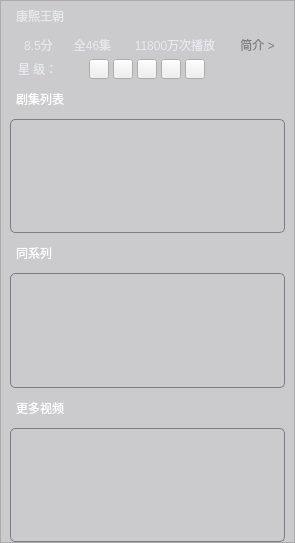
<?xml version="1.0" encoding="UTF-8"?>
<ui version="4.0">
 <class>DramaListForm</class>
 <widget class="QWidget" name="DramaListForm">
  <property name="geometry">
   <rect>
    <x>0</x>
    <y>0</y>
    <width>295</width>
    <height>543</height>
   </rect>
  </property>
  <property name="windowTitle">
   <string>Form</string>
  </property>
  <property name="styleSheet">
   <string notr="true"/>
  </property>
  <layout class="QVBoxLayout" name="verticalLayout_6">
   <property name="spacing">
    <number>0</number>
   </property>
   <property name="leftMargin">
    <number>0</number>
   </property>
   <property name="topMargin">
    <number>0</number>
   </property>
   <property name="rightMargin">
    <number>0</number>
   </property>
   <property name="bottomMargin">
    <number>0</number>
   </property>
   <item>
    <widget class="QFrame" name="frame_dramabg">
     <property name="styleSheet">
      <string notr="true">#frame_dramabg
{
background-color: rgba(60, 56, 66,0.2);
}

QListWidget
{
border-radius: 5px;
border: 1px solid #7d7e84;
background-color: transparent;
}

QListWidget::item
{
color: transparent;
background-color: rgba(60, 56, 66,0.3);
}

QListWidget::item:selected
{
background-color: rgba(60, 56, 66,0.4);
}

QListWidget::item:hover
{
background-color: rgba(60, 56, 66,0.4);
}

</string>
     </property>
     <property name="frameShape">
      <enum>QFrame::StyledPanel</enum>
     </property>
     <property name="frameShadow">
      <enum>QFrame::Raised</enum>
     </property>
     <layout class="QVBoxLayout" name="verticalLayout_7">
      <property name="spacing">
       <number>0</number>
      </property>
      <property name="leftMargin">
       <number>9</number>
      </property>
      <property name="topMargin">
       <number>0</number>
      </property>
      <property name="rightMargin">
       <number>9</number>
      </property>
      <property name="bottomMargin">
       <number>0</number>
      </property>
      <item>
       <layout class="QVBoxLayout" name="verticalLayout_4">
        <property name="spacing">
         <number>10</number>
        </property>
        <item>
         <layout class="QVBoxLayout" name="verticalLayout_5">
          <property name="spacing">
           <number>4</number>
          </property>
          <item>
           <widget class="QLabel" name="label_dramaname">
            <property name="minimumSize">
             <size>
              <width>0</width>
              <height>30</height>
             </size>
            </property>
            <property name="styleSheet">
             <string notr="true">QLabel
{
color:#e6e9f0;
font: 12pt &quot;微软雅黑&quot;;
margin-left:3px;
}

QLabel:hover
{
color:#e6e9f0;
}</string>
            </property>
            <property name="text">
             <string>康熙王朝</string>
            </property>
           </widget>
          </item>
          <item>
           <layout class="QHBoxLayout" name="horizontalLayout_4">
            <property name="spacing">
             <number>5</number>
            </property>
            <item>
             <widget class="QLabel" name="label_grade">
              <property name="minimumSize">
               <size>
                <width>0</width>
                <height>20</height>
               </size>
              </property>
              <property name="maximumSize">
               <size>
                <width>45</width>
                <height>16777215</height>
               </size>
              </property>
              <property name="styleSheet">
               <string notr="true">QLabel
{
color:#e6e9f0;
margin-left:5px;
}

QLabel:hover
{
color:#e6e9f0;
}</string>
              </property>
              <property name="text">
               <string>8.5分 </string>
              </property>
              <property name="alignment">
               <set>Qt::AlignCenter</set>
              </property>
             </widget>
            </item>
            <item>
             <widget class="QLabel" name="label_dramacount">
              <property name="minimumSize">
               <size>
                <width>0</width>
                <height>20</height>
               </size>
              </property>
              <property name="maximumSize">
               <size>
                <width>45</width>
                <height>16777215</height>
               </size>
              </property>
              <property name="styleSheet">
               <string notr="true">QLabel
{
color:#e6e9f0;
}

QLabel:hover
{
color:#e6e9f0;
}</string>
              </property>
              <property name="text">
               <string>全46集</string>
              </property>
              <property name="alignment">
               <set>Qt::AlignCenter</set>
              </property>
             </widget>
            </item>
            <item>
             <widget class="QLabel" name="label_playcount">
              <property name="minimumSize">
               <size>
                <width>0</width>
                <height>20</height>
               </size>
              </property>
              <property name="maximumSize">
               <size>
                <width>100</width>
                <height>16777215</height>
               </size>
              </property>
              <property name="styleSheet">
               <string notr="true">QLabel
{
color:#e6e9f0;
}

QLabel:hover
{
color:#e6e9f0;
}</string>
              </property>
              <property name="text">
               <string>11800万次播放</string>
              </property>
              <property name="alignment">
               <set>Qt::AlignCenter</set>
              </property>
             </widget>
            </item>
            <item>
             <widget class="QPushButton" name="pushButton_introduce">
              <property name="minimumSize">
               <size>
                <width>0</width>
                <height>20</height>
               </size>
              </property>
              <property name="maximumSize">
               <size>
                <width>45</width>
                <height>16777215</height>
               </size>
              </property>
              <property name="styleSheet">
               <string notr="true">QPushButton
{
border: none;
color: #7d7e84;
}
QPushButton:hover
{
color:#e6e9f0;;
}
</string>
              </property>
              <property name="text">
               <string>简介 &gt;</string>
              </property>
             </widget>
            </item>
           </layout>
          </item>
          <item>
           <layout class="QHBoxLayout" name="horizontalLayout_5">
            <item>
             <widget class="QLabel" name="label_start">
              <property name="minimumSize">
               <size>
                <width>0</width>
                <height>20</height>
               </size>
              </property>
              <property name="styleSheet">
               <string notr="true">QLabel
{
color:#e6e9f0;
margin-left:5px;
}

QLabel:hover
{
color:#e6e9f0;
}</string>
              </property>
              <property name="text">
               <string>星 级：</string>
              </property>
             </widget>
            </item>
            <item>
             <widget class="QPushButton" name="pushButton_start1">
              <property name="minimumSize">
               <size>
                <width>20</width>
                <height>0</height>
               </size>
              </property>
              <property name="maximumSize">
               <size>
                <width>20</width>
                <height>20</height>
               </size>
              </property>
              <property name="styleSheet">
               <string notr="true">QPushButton
{
border-image: url(:/images/icon/intro_start.png);
}
QPushButton:hover
{
border-image: url(:/images/icon/intro_start_hover.png);
}
QPushButton:checked
{
border-image: url(:/images/icon/intro_start_hover.png);
}</string>
              </property>
              <property name="text">
               <string/>
              </property>
             </widget>
            </item>
            <item>
             <widget class="QPushButton" name="pushButton_start2">
              <property name="minimumSize">
               <size>
                <width>20</width>
                <height>20</height>
               </size>
              </property>
              <property name="maximumSize">
               <size>
                <width>20</width>
                <height>20</height>
               </size>
              </property>
              <property name="styleSheet">
               <string notr="true">QPushButton
{
border-image: url(:/images/icon/intro_start.png);
}
QPushButton:hover
{
border-image: url(:/images/icon/intro_start_hover.png);
}
QPushButton:checked
{
border-image: url(:/images/icon/intro_start_hover.png);
}</string>
              </property>
              <property name="text">
               <string/>
              </property>
             </widget>
            </item>
            <item>
             <widget class="QPushButton" name="pushButton_start3">
              <property name="minimumSize">
               <size>
                <width>20</width>
                <height>20</height>
               </size>
              </property>
              <property name="maximumSize">
               <size>
                <width>20</width>
                <height>20</height>
               </size>
              </property>
              <property name="styleSheet">
               <string notr="true">QPushButton
{
border-image: url(:/images/icon/intro_start.png);
}
QPushButton:hover
{
border-image: url(:/images/icon/intro_start_hover.png);
}
QPushButton:checked
{
border-image: url(:/images/icon/intro_start_hover.png);
}</string>
              </property>
              <property name="text">
               <string/>
              </property>
             </widget>
            </item>
            <item>
             <widget class="QPushButton" name="pushButton_start4">
              <property name="minimumSize">
               <size>
                <width>20</width>
                <height>20</height>
               </size>
              </property>
              <property name="maximumSize">
               <size>
                <width>20</width>
                <height>20</height>
               </size>
              </property>
              <property name="styleSheet">
               <string notr="true">QPushButton
{
border-image: url(:/images/icon/intro_start.png);
}
QPushButton:hover
{
border-image: url(:/images/icon/intro_start_hover.png);
}
QPushButton:checked
{
border-image: url(:/images/icon/intro_start_hover.png);
}</string>
              </property>
              <property name="text">
               <string/>
              </property>
             </widget>
            </item>
            <item>
             <widget class="QPushButton" name="pushButton_start5">
              <property name="minimumSize">
               <size>
                <width>20</width>
                <height>20</height>
               </size>
              </property>
              <property name="maximumSize">
               <size>
                <width>20</width>
                <height>20</height>
               </size>
              </property>
              <property name="styleSheet">
               <string notr="true">QPushButton
{
border-image: url(:/images/icon/intro_start.png);
}
QPushButton:hover
{
border-image: url(:/images/icon/intro_start_hover.png);
}
QPushButton:checked
{
border-image: url(:/images/icon/intro_start_hover.png);
}</string>
              </property>
              <property name="text">
               <string/>
              </property>
             </widget>
            </item>
            <item>
             <spacer name="horizontalSpacer_4">
              <property name="orientation">
               <enum>Qt::Horizontal</enum>
              </property>
              <property name="sizeType">
               <enum>QSizePolicy::Fixed</enum>
              </property>
              <property name="sizeHint" stdset="0">
               <size>
                <width>80</width>
                <height>20</height>
               </size>
              </property>
             </spacer>
            </item>
           </layout>
          </item>
         </layout>
        </item>
        <item>
         <layout class="QVBoxLayout" name="verticalLayout">
          <item>
           <layout class="QHBoxLayout" name="horizontalLayout">
            <item>
             <widget class="QLabel" name="label_drama">
              <property name="minimumSize">
               <size>
                <width>0</width>
                <height>20</height>
               </size>
              </property>
              <property name="styleSheet">
               <string notr="true">QLabel
{
padding-left:3px;
color: rgb(255, 255, 255);
}</string>
              </property>
              <property name="text">
               <string>剧集列表</string>
              </property>
             </widget>
            </item>
            <item>
             <spacer name="horizontalSpacer">
              <property name="orientation">
               <enum>Qt::Horizontal</enum>
              </property>
              <property name="sizeHint" stdset="0">
               <size>
                <width>40</width>
                <height>20</height>
               </size>
              </property>
             </spacer>
            </item>
           </layout>
          </item>
          <item>
           <widget class="QListWidget" name="listWidget_darma">
            <property name="styleSheet">
             <string notr="true"/>
            </property>
           </widget>
          </item>
         </layout>
        </item>
        <item>
         <layout class="QVBoxLayout" name="verticalLayout_2">
          <item>
           <layout class="QHBoxLayout" name="horizontalLayout_2">
            <item>
             <widget class="QLabel" name="label_drama_silimar">
              <property name="minimumSize">
               <size>
                <width>0</width>
                <height>20</height>
               </size>
              </property>
              <property name="styleSheet">
               <string notr="true">QLabel
{
padding-left:3px;
color: rgb(255, 255, 255);
}</string>
              </property>
              <property name="text">
               <string>同系列</string>
              </property>
             </widget>
            </item>
            <item>
             <spacer name="horizontalSpacer_2">
              <property name="orientation">
               <enum>Qt::Horizontal</enum>
              </property>
              <property name="sizeHint" stdset="0">
               <size>
                <width>40</width>
                <height>20</height>
               </size>
              </property>
             </spacer>
            </item>
           </layout>
          </item>
          <item>
           <widget class="QListWidget" name="listWidget_darma_silimar">
            <property name="styleSheet">
             <string notr="true"/>
            </property>
           </widget>
          </item>
         </layout>
        </item>
        <item>
         <layout class="QVBoxLayout" name="verticalLayout_3">
          <item>
           <layout class="QHBoxLayout" name="horizontalLayout_3">
            <item>
             <widget class="QLabel" name="label_drama_more">
              <property name="minimumSize">
               <size>
                <width>0</width>
                <height>20</height>
               </size>
              </property>
              <property name="styleSheet">
               <string notr="true">QLabel
{
padding-left:3px;
color: rgb(255, 255, 255);
}</string>
              </property>
              <property name="text">
               <string>更多视频</string>
              </property>
             </widget>
            </item>
            <item>
             <spacer name="horizontalSpacer_3">
              <property name="orientation">
               <enum>Qt::Horizontal</enum>
              </property>
              <property name="sizeHint" stdset="0">
               <size>
                <width>40</width>
                <height>20</height>
               </size>
              </property>
             </spacer>
            </item>
           </layout>
          </item>
          <item>
           <widget class="QListWidget" name="listWidget_darma_more">
            <property name="styleSheet">
             <string notr="true"/>
            </property>
           </widget>
          </item>
         </layout>
        </item>
       </layout>
      </item>
     </layout>
    </widget>
   </item>
  </layout>
 </widget>
 <resources/>
 <connections/>
</ui>
